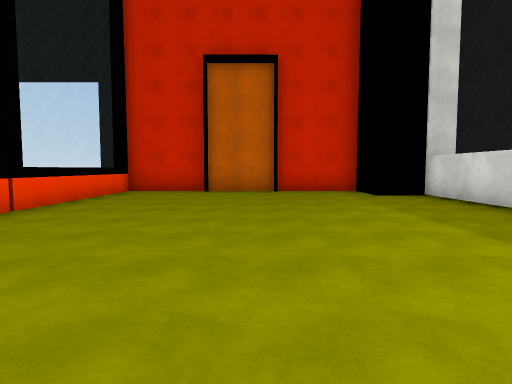
view 1 (above)

20 first-person views from a walk through a scene from a Unity 3-D project. The camera is 1.3 m above the floor, tilts 4° down and sees 75° across. The floor is counted in squares, 2 m on a side. Each view is taken from the middle of a square. On the plan, view 1 faces up. The plan holds only what a view shows up to about 10 squares ahead; the rest is blank. The place goes on beyond the plan. Surface patterns are stand-ins for the level's own textures.

view 2
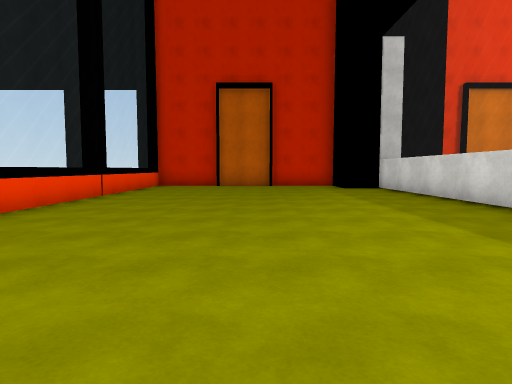

view 3
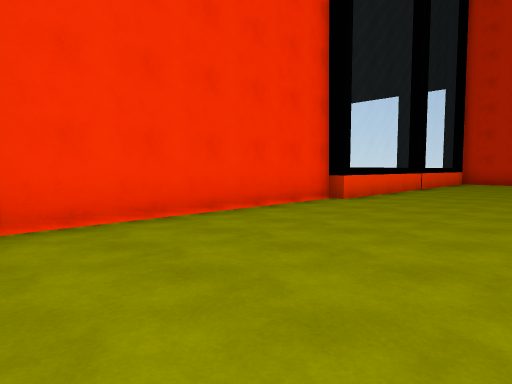

view 4
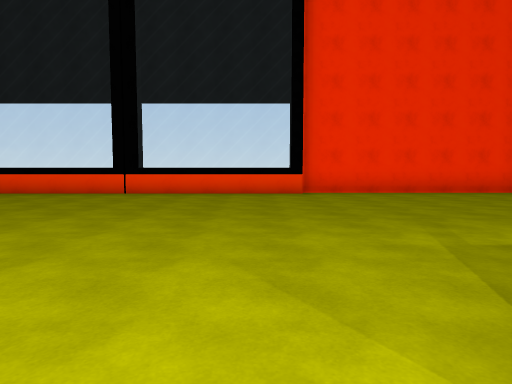

view 5
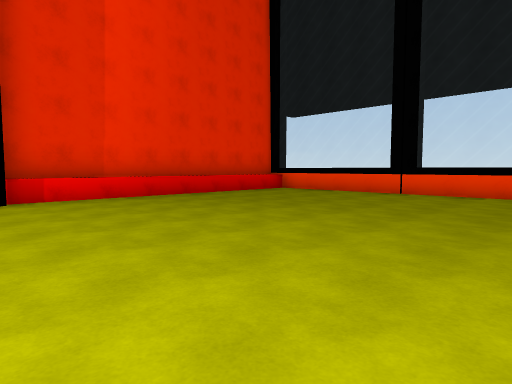

view 6
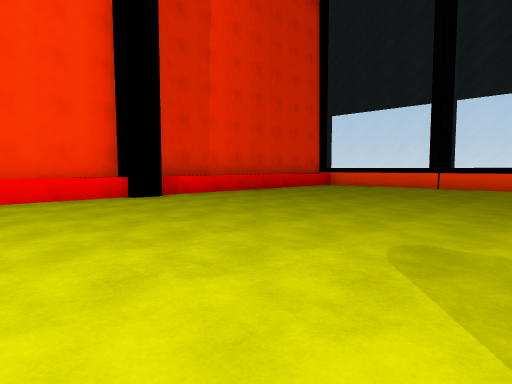

view 7
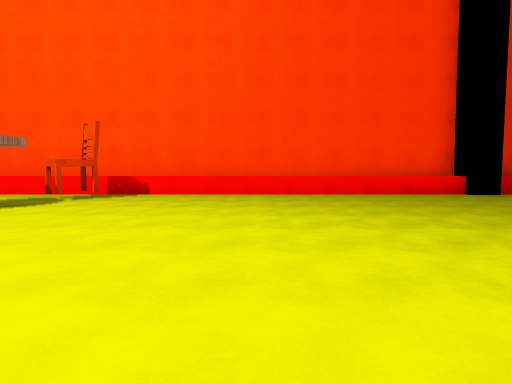

view 8
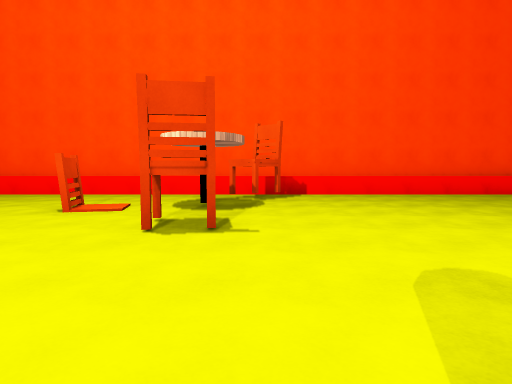

view 9
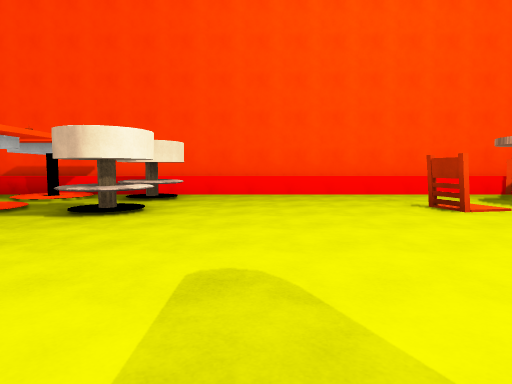

view 10
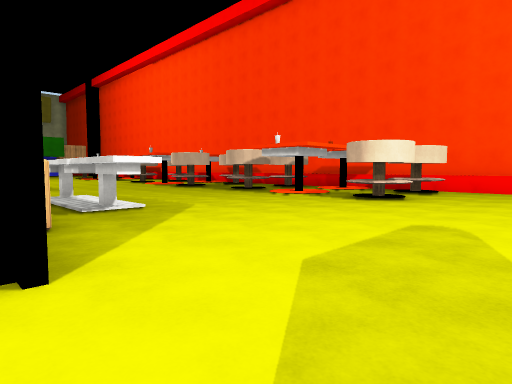

view 11
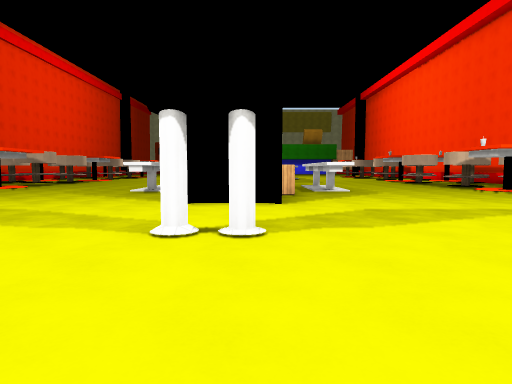

view 12
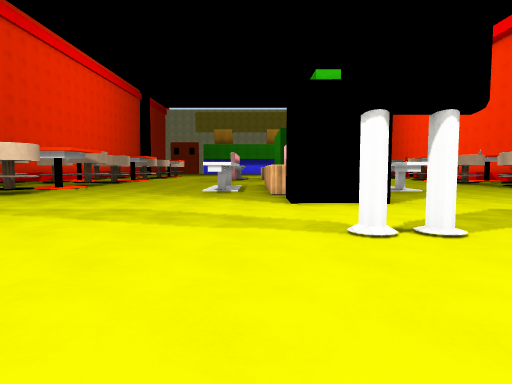

view 13
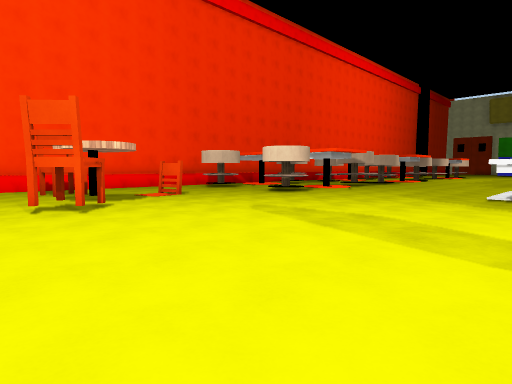

view 14
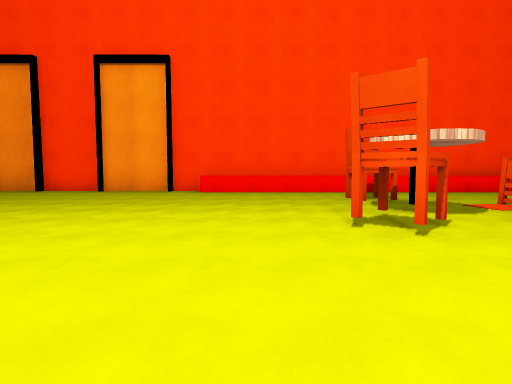

view 15
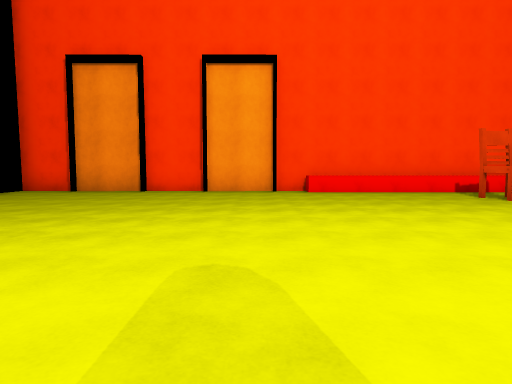

view 16
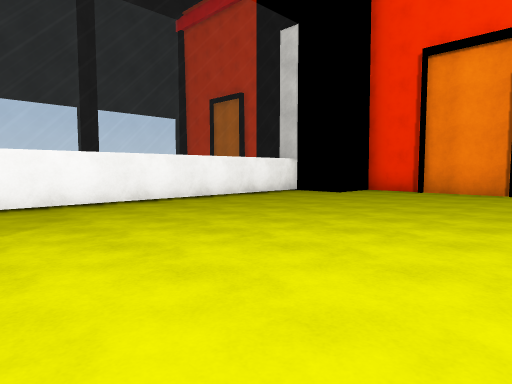

view 17
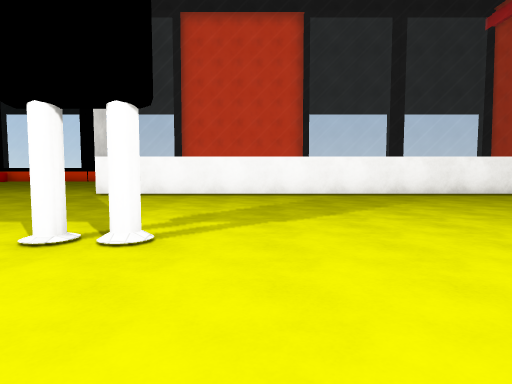

view 18
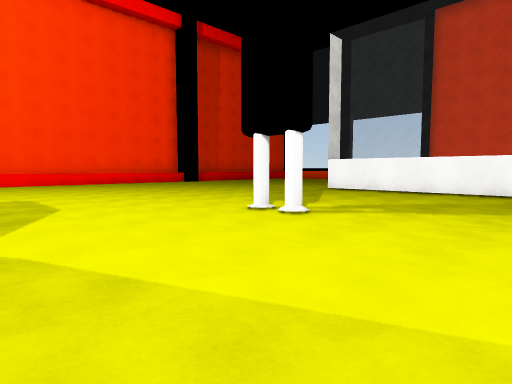

view 19
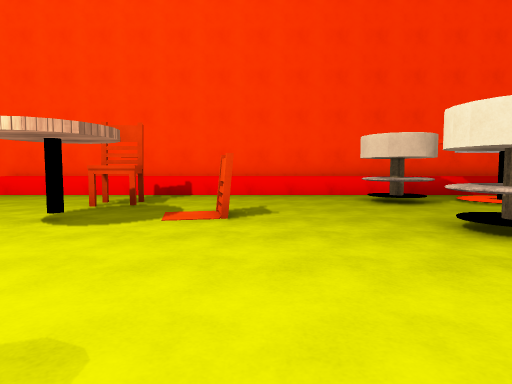

view 20
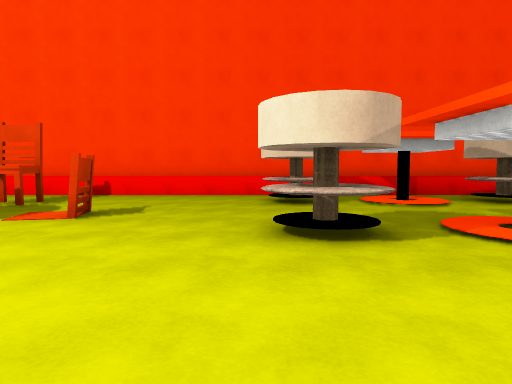

### Floor plan
Key: @ floor where view 1 was taken; # wall or solid block; x gap in a wall; . floor; / step, stairs or slope; = window, fence, low wall or low ledge; ^ raised ledge.
Columns run from 4 left of view 1 to 29 right of it. Each row starts with its distance up from view 1.
 10 ########  ########################
  9 ^......    ......................
  8 ^...... ## ................=#/#.#
  7 ^.......#.............^^....=//.=
  6 ^.......#...............#.......
  5 #.......#...................=//
  4 ^.......#.............#....=#/
  3 ^.......#.....................
  2 ^.......#......................
  1 ^.......#.......................
  0 #...@...#.......... ............
 -1 #...... #.......... ........#^^
 -2 #.....  #.....................
 -3 #....   #.......... ......####
 -4 #...... #.................#
 -5 #.......#.........  .......^^^
 -6 #..................  .......#^^#..
 -7 ^...................  ............
 -8 ^.................... ...........
 -9 ^................................
-10 #..................^............
-11 #....................#....#///x
-12 ^..................#........//
-13 ^.................#.......#///
-14 ^ ........................x./=.
-15   ###########################^##

Positions as (right, up) in squares from view 1, and headings:
1: (0, 0), facing up
2: (0, -3), facing up
3: (0, -6), facing up-left
4: (5, -7), facing left
5: (5, -7), facing down-left
6: (8, -7), facing down-left
7: (10, -6), facing down
8: (14, -6), facing down
9: (20, -6), facing down
10: (19, -4), facing down-right
11: (15, -4), facing right
12: (15, -2), facing right
13: (16, -2), facing up-right
14: (16, 0), facing up
15: (13, 0), facing up
16: (11, 0), facing up-left
17: (13, -2), facing left
18: (14, 0), facing down-left
19: (21, 1), facing up
20: (23, 1), facing up
